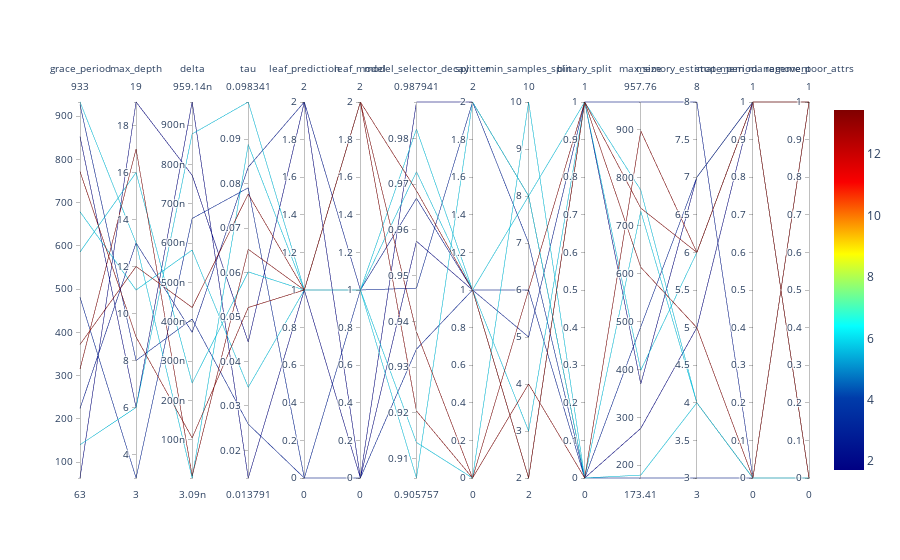

Notebook source saved alongside this figure:
### Markdown cell above
## Parallel Coordinates Plots

### Code cell
spot_tuner.parallel_plot()

### Figure 1 — Plotly figure (JSON) as saved in the notebook; plotly's stock layout.template omitted (floating-point values rounded to 4 significant figures)
{"data": [{"dimensions": [{"label": "grace_period", "range": [63, 933], "values": [140, 927, 315, 679, 224, 853, 772, 586, 481, 63, 933, 372]}, {"label": "max_depth", "range": [3, 19], "values": [6, 8, 17, 11, 13, 6, 9, 16, 3, 19, 13, 12]}, {"label": "delta", "range": [3.088e-09, 9.591e-07], "values": [8.78e-07, 4.073e-07, 8.387e-09, 5.827e-07, 3.735e-07, 9.591e-07, 1.05e-07, 2.442e-07, 6.63e-07, 7.728e-07, 3.088e-09, 4.366e-07]}, {"label": "tau", "range": [0.01379, 0.09834], "values": [0.09834, 0.02591, 0.06522, 0.03419, 0.0837, 0.01379, 0.05213, 0.06014, 0.07904, 0.04438, 0.08877, 0.07764]}, {"label": "leaf_prediction", "range": [0, 2], "values": [1, 0, 1, 1, 2, 1, 1, 1, 0, 2, 1, 1]}, {"label": "leaf_model", "range": [0, 2], "values": [1, 0, 2, 1, 1, 0, 2, 1, 1, 0, 1, 2]}, {"label": "model_selector_decay", "range": [0.9058, 0.9879], "values": [0.9727, 0.9339, 0.9204, 0.9135, 0.9669, 0.9575, 0.9377, 0.9058, 0.9473, 0.9879, 0.982, 0.9686]}, {"label": "splitter", "range": [0, 2], "values": [1, 1, 0, 0, 1, 1, 0, 2, 2, 2, 1, 1]}, {"label": "min_samples_split", "range": [2, 10], "values": [3, 6, 6, 10, 5, 2, 4, 8, 7, 8, 8, 2]}, {"label": "binary_split", "range": [0, 1], "values": [1, 0, 1, 0, 1, 1, 0, 1, 0, 0, 0, 1]}, {"label": "max_size", "range": [173.4, 957.8], "values": [773.8, 173.4, 613.1, 729.7, 957.8, 369.5, 897.6, 398.1, 488.9, 276.9, 179.4, 736.4]}, {"label": "memory_estimate_period", "range": [3, 8], "values": [4, 3, 5, 4, 8, 7, 6, 6, 7, 5, 4, 6]}, {"label": "stop_mem_management", "range": [0, 1], "values": [0, 0, 0, 0, 0, 1, 1, 1, 1, 1, 0, 1]}, {"label": "remove_poor_attrs", "range": [0, 1], "values": [1, 1, 1, 0, 0, 1, 0, 1, 0, 0, 1, 1]}], "line": {"cmax": 13.43, "cmin": 1.716, "color": [5.699, 2.871, 13.43, 5.765, 2.612, 1.716, 13.43, 5.746, 3.009, 1.75, 5.764, 13.42], "colorscale": [[0, "rgb(0,0,131)"], [0.2, "rgb(0,60,170)"], [0.4, "rgb(5,255,255)"], [0.6, "rgb(255,255,0)"], [0.8, "rgb(250,0,0)"], [1, "rgb(128,0,0)"]], "showscale": true}, "type": "parcoords"}], "layout": {}}
